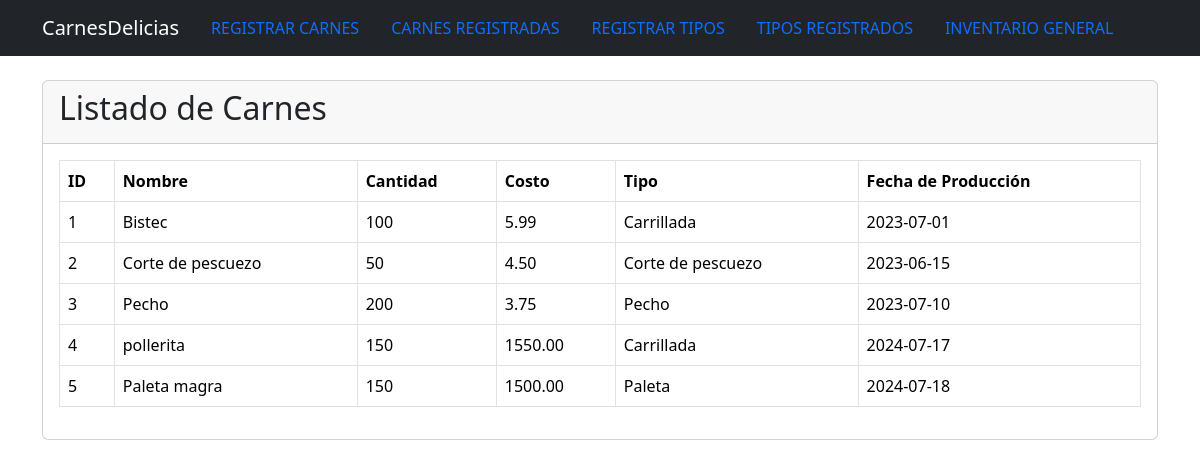
Screenshot of /examWeb/listado_carnes.php with the database file from the repository.
### tables this page shows
CREATE TABLE `carnes` (
  `id` int(11) NOT NULL,
  `nombre` varchar(255) NOT NULL,
  `cantidad` int(11) NOT NULL,
  `costo` decimal(10,2) NOT NULL,
  `id_tipo` int(11) DEFAULT NULL,
  `fecha_produccion` date NOT NULL
);

CREATE TABLE `tipos_de_carnes` (
  `id` int(11) NOT NULL,
  `tipo` varchar(255) NOT NULL
);

### examWeb/listado_carnes.php (the view, shortened to what this page needs)
<?php
include("conexion_bd.php");
$sql = "SELECT carnes.id, carnes.nombre, carnes.cantidad, carnes.costo, tipos_de_carnes.tipo, carnes.fecha_produccion
        FROM carnes
        INNER JOIN tipos_de_carnes ON carnes.id_tipo = tipos_de_carnes.id";
$result = mysqli_query($conn, $sql);
?>
<!DOCTYPE html>
<html lang="es">
<head>
    <link rel="stylesheet" href="css/bootstrap.min.css">
</head>
<body>
<nav class="navbar navbar-expand-lg navbar-dark bg-dark">
        <div class="container">
            <a class="navbar-brand" href="index.html">CarnesDelicias</a>
            <div class="collapse navbar-collapse" id="navbarNav">
                <ul class="nav justify-content-center">
                    <li class="nav-item">
                        <a class="nav-link active" aria-current="page" href="registrar_carnes.html">REGISTRAR CARNES</a>
                    </li>
                    <li class="nav-item">
                        <a class="nav-link" href="listado_carnes.php">CARNES REGISTRADAS</a>
                    </li>
                    <li class="nav-item">
                        <a class="nav-link" href="registrar_tipo_carnes.html">REGISTRAR TIPOS</a>
                    </li>
                    <li class="nav-item">
                        <a class="nav-link" href="listar_tipos.php">TIPOS REGISTRADOS</a>
                    </li>
                    <li class="nav-item">
                        <a class="nav-link" href="listar_ingresos_agrupados.php">INVENTARIO GENERAL</a>
                    </li>
                </ul>
            </div>
        </div>
    </nav>
    <div class="container">
        <div class="card mt-4">
            <div class="card-header">
                <h2>Listado de Carnes</h2>
            </div>
            <div class="card-body">
                <table class="table table-bordered">
                    <thead>
                        <tr>
                            <th>ID</th>
                            <th>Nombre</th>
                            <th>Cantidad</th>
                            <th>Costo</th>
                            <th>Tipo</th>
                            <th>Fecha de Producción</th>
                        </tr>
                    </thead>
                    <tbody>
                        <?php
                        if (mysqli_num_rows($result) > 0) {
                            while ($row = mysqli_fetch_assoc($result)) {
                                echo "<tr>";
                                echo "<td>" . $row["id"] . "</td>";
                                echo "<td>" . $row["nombre"] . "</td>";
                                echo "<td>" . $row["cantidad"] . "</td>";
                                echo "<td>" . $row["costo"] . "</td>";
                                echo "<td>" . $row["tipo"] . "</td>";
                                echo "<td>" . $row["fecha_produccion"] . "</td>";
                                echo "</tr>";
                            }
                        } else {
                            echo "<tr><td colspan='6'>No se encontraron registros</td></tr>";
                        }
                        ?>
                    </tbody>
                </table>
            </div>
        </div>
    </div>
</body>
</html>

### rows the page displays
carnes: id "1", nombre "Bistec", cantidad "100", costo "5.99", id_tipo.tipo "Carrillada", fecha_produccion "2023-07-01"
carnes: id "2", nombre "Corte de pescuezo", cantidad "50", costo "4.50", id_tipo.tipo "Corte de pescuezo", fecha_produccion "2023-06-15"
carnes: id "3", nombre "Pecho", cantidad "200", costo "3.75", id_tipo.tipo "Pecho", fecha_produccion "2023-07-10"
carnes: id "4", nombre "pollerita", cantidad "150", costo "1550.00", id_tipo.tipo "Carrillada", fecha_produccion "2024-07-17"
carnes: id "5", nombre "Paleta magra", cantidad "150", costo "1500.00", id_tipo.tipo "Paleta", fecha_produccion "2024-07-18"
